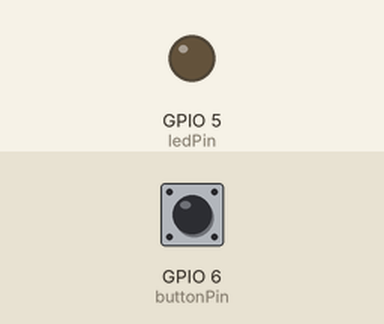
The sketch below on a simulated ESP32-S3. Parts: output pins drawn as LEDs (lit = HIGH). The inputs (shaded band) are chosen by the test bench; at power-on: GPIO 6 (buttonPin) HIGH.

Above: at 1.2 s.
1.3 s: GPIO 6 (buttonPin) pulled LOW for 0.15 s
At 2.6 s:
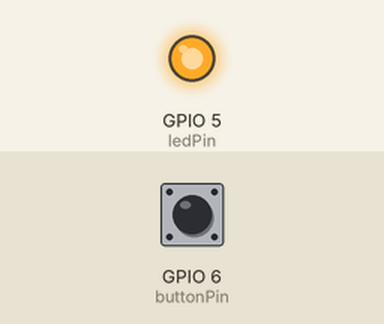
Timing chart, 0 to 12.8 s (numbered marks = the images above; inputs shaded):
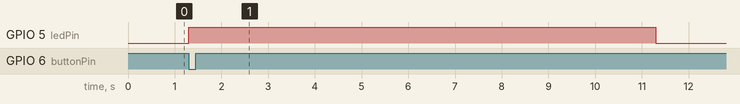

The sketch:

esp32code.ino
```cpp
#include <Wire.h>
#include <LiquidCrystal_I2C.h>

// Defining I2C address
LiquidCrystal_I2C lcd(0x27, 16, 2);

const int ledPin = 5;     // Led Pin (Indicates the motor acionament)
const int buttonPin = 6;  // push button Pin
int buttonState = 0;      // variable to set the button state

// Endereço I2C do display (geralmente 0x27 ou 0x3F, verifique o seu)

void setup() {
  // Setting I2C pin for proteus simulator
  Wire.begin(1, 2);  // SDA = pin 1, SCL = pin 2
  lcd.backlight();  // Turn on the lcd backlight


  pinMode(ledPin, OUTPUT); // set the ledPin as outuput
  pinMode(buttonPin, INPUT_PULLUP); //set the buttonPin as input in internal pullup
}

void loop() {

  buttonState = digitalRead(buttonPin); //read the push button state

  if (buttonState == LOW) {
    // turn on the dc motor and dc motor led
    digitalWrite(ledPin, HIGH);
      // Exibe uma mensagem no display

    lcd.setCursor(0, 0);
    lcd.print("dc motor running"); //write this message on the lcd display

    //wait for 10seconds
    delay(10000);

    //turn off the dc motor
    digitalWrite(ledPin, LOW);
    //set display blanck
    lcd.setCursor(0, 0);
    lcd.print("");
  }
}
```

Measured:
- after the input at 1.3 s, GPIO 5 (ledPin): LOW → HIGH at once, → LOW 10.0 s later
